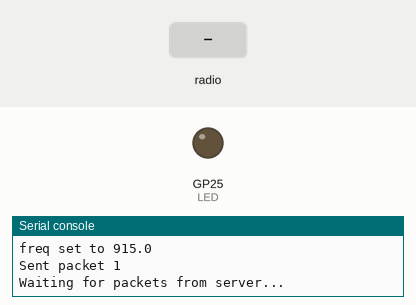
The program below on a simulated Raspberry Pi Pico running CircuitPython. Parts: output pins drawn as LEDs (lit = HIGH), the last lines printed to the serial console. Inputs (shaded band) come from the test bench. No radio messages arrive unless stated (any console line starting 'radio sent:' is added by the test bench).

Above: at 1.2 s.
1.3 s: radio message "1" arrives
At 2.1 s:
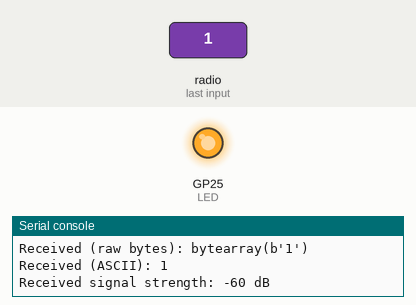
Timing chart, 0 to 8.8 s (numbered marks = the images above; inputs shaded):
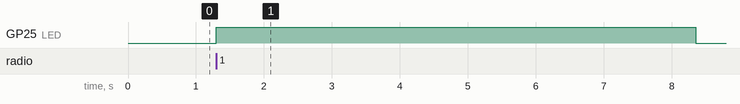

Measured:
- after the input at 1.3 s, GP25 (LED): LOW → HIGH at once, → LOW 7.1 s later

The program:

RH_client.py
```python
# RH_client
import board
import busio
import digitalio
import time

import adafruit_rfm9x

# wiring pins for a pico wired to an RFM95
RST=board.GP22
SPI_CS= board.GP17
SPI_MISO= board.GP16
SPI_MOSI=board.GP19
SPI_SCK=board.GP18
LED=board.LED # some boards might not have LED defined

# Define radio parameters.
RADIO_FREQ_MHZ = 868.1  # this is the frequency of my RFM95

# Define pins connected to the chip
CS = digitalio.DigitalInOut(SPI_CS)
RESET = digitalio.DigitalInOut(RST)


# Define the onboard LED
LED = digitalio.DigitalInOut(LED)
LED.direction = digitalio.Direction.OUTPUT

# Initialize SPI bus.
spi = busio.SPI(SPI_SCK, MOSI=SPI_MOSI, MISO=SPI_MISO)

# Initialze RFM radio
rfm9x = adafruit_rfm9x.RFM9x(spi, CS, RESET, RADIO_FREQ_MHZ)

print(f"freq set to {rfm9x.frequency_mhz}")


# Note that the radio is configured in LoRa mode so you can't control sync
# word, encryption, frequency deviation, or other settings!

# You can however adjust the transmit power (in dB).  The default is 13 dB but
# high power radios like the RFM95 can go up to 23 dB:
#rfm9x.tx_power = 13

# Send the first packet to get the server to respond.

packet_count=1

def sendPacket():
    global packet_count

    rfm9x.send(bytes(f"Client Packet {packet_count}\r\n", "utf-8"))
    print(f"Sent packet {packet_count}")
    packet_count+=1

# Wait to receive packets.  Note that this library can't receive data at a fast
# rate, in fact it can only receive and process one 252 byte packet at a time.
# This means you should only use this for low bandwidth scenarios, like sending
# and receiving a single message at a time.
sendPacket()
print("Waiting for packets from server...")

while True:
    packet = rfm9x.receive(timeout=5.0)

    # If no packet was received during the timeout then None is returned.
    if packet is None:
        # Packet has not been received
        LED.value = False
        print(".",end="")
    else:
        # Received a packet!
        LED.value = True
        # Print out the raw bytes of the packet:
        print("Received (raw bytes): {0}".format(packet))
        # And decode to ASCII text and print it too.  Note that you always
        # receive raw bytes and need to convert to a text format like ASCII
        # if you intend to do string processing on your data.  Make sure the
        # sending side is sending ASCII data before you try to decode!
        packet_text = str(packet, "ascii")
        print("Received (ASCII): {0}".format(packet_text))
        # Also read the RSSI (signal strength) of the last received message and
        # print it.
        rssi = rfm9x.last_rssi
        print("Received signal strength: {0} dB".format(rssi))
        time.sleep(2)
        sendPacket()
```
